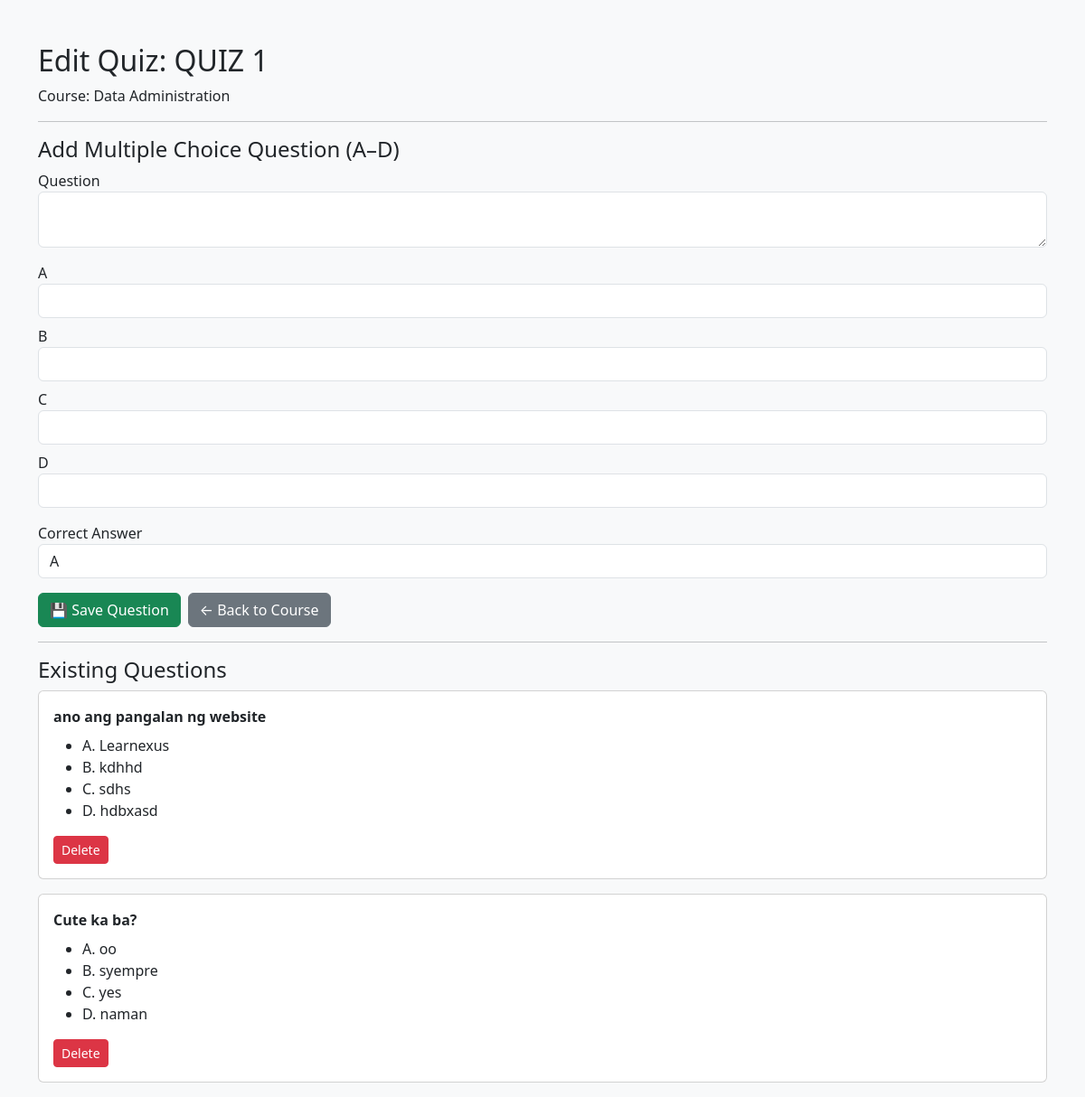
Page /teacher/edit_quiz.php?id=1 (signed in) on the earlier database version.
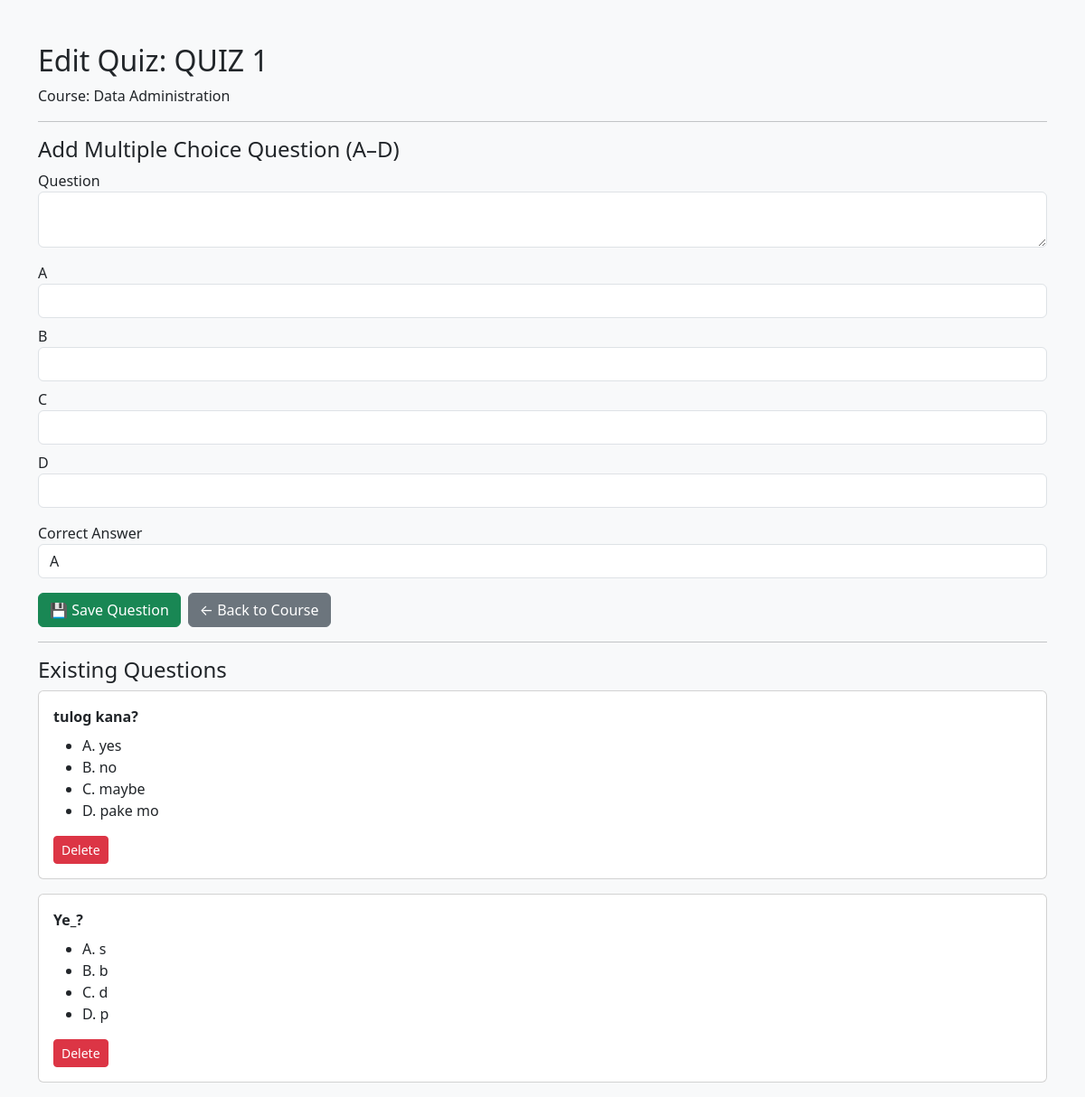
Same page on the later database version.
### tables this page shows
CREATE TABLE `quizzes` (
  `quizID` int(11) NOT NULL,
  `courseID` int(11) NOT NULL,
  `title` varchar(255) NOT NULL,
  `description` text DEFAULT NULL,
  `allowRetake` tinyint(1) DEFAULT 1,
  `passingScore` int(11) DEFAULT 70,
  `timeLimitMinutes` int(11) DEFAULT NULL,
  `createdAt` timestamp NOT NULL DEFAULT current_timestamp()
);

CREATE TABLE `courses` (
  `courseID` int(11) NOT NULL,
  `teacherID` int(11) NOT NULL,
  `title` varchar(255) NOT NULL,
  `description` text DEFAULT NULL,
  `price` decimal(10,2) DEFAULT 0.00,
  `category` varchar(100) DEFAULT NULL,
  `status` enum('draft','published','archived') DEFAULT 'draft',
  `passingScore` int(11) DEFAULT 70,
  `createdAt` timestamp NOT NULL DEFAULT current_timestamp()
);

CREATE TABLE `quiz_questions` (
  `questionID` int(11) NOT NULL,
  `quizID` int(11) NOT NULL,
  `question` text NOT NULL,
  `option1` varchar(255) NOT NULL,
  `option2` varchar(255) NOT NULL,
  `option3` varchar(255) NOT NULL,
  `option4` varchar(255) NOT NULL,
  `correct_option` tinyint(4) NOT NULL,
  `createdAt` timestamp NOT NULL DEFAULT current_timestamp()
);

### teacher/edit_quiz.php (the view, shortened to what this page needs)
<?php
require_once '../database/db_connect.php';
$teacherID = $_SESSION['user_id'];
$quizID = $_GET['id'] ?? 0;
$stmt = $conn->prepare("
    SELECT q.*, c.title AS courseTitle, c.courseID
    FROM quizzes q
    JOIN courses c ON q.courseID = c.courseID
    WHERE q.quizID = ? AND c.teacherID = ?
");
$stmt->execute([$quizID, $teacherID]);
$quiz = $stmt->fetch(PDO::FETCH_ASSOC);
$stmt = $conn->prepare("SELECT * FROM quiz_questions WHERE quizID = ? ORDER BY questionID ASC");
$stmt->execute([$quizID]);
$questions = $stmt->fetchAll(PDO::FETCH_ASSOC);
?>
<!DOCTYPE html>
<html>
<head>
    <link href="https://cdn.jsdelivr.net/npm/bootstrap@5.3.3/dist/css/bootstrap.min.css" rel="stylesheet">
</head>
<body class="bg-light">
<div class="container mt-5">
    <h2>Edit Quiz: <?= htmlspecialchars($quiz['title']) ?></h2>
    <p>Course: <?= htmlspecialchars($quiz['courseTitle']) ?></p>
    <hr>
    <h4>Add Multiple Choice Question (A–D)</h4>
    <form method="POST">
        <div class="mb-3">
            <label>Question</label>
            <textarea name="question_text" class="form-control" required></textarea>
        </div>
        <div class="mb-2">
            <label>A</label>
            <input type="text" name="optionA" class="form-control" required>
        </div>
        <div class="mb-2">
            <label>B</label>
            <input type="text" name="optionB" class="form-control" required>
        </div>
        <div class="mb-2">
            <label>C</label>
            <input type="text" name="optionC" class="form-control" required>
        </div>
        <div class="mb-3">
            <label>D</label>
            <input type="text" name="optionD" class="form-control" required>
        </div>
        <div class="mb-3">
            <label>Correct Answer</label>
            <select name="correct_option" class="form-control" required>
                <option value="A">A</option>
            </select>
        </div>
        <div class="d-flex gap-2">
            <button type="submit" name="add_question" class="btn btn-success">
                💾 Save Question
            </button>
            <a href="edit_course.php?id=<?= $quiz['courseID'] ?>" class="btn btn-secondary">
                ← Back to Course
            </a>
        </div>
    </form>
    <hr>
    <h4>Existing Questions</h4>
    <?php if ($questions): ?>
        <?php foreach ($questions as $q): ?>
            <div class="card mb-3">
                <div class="card-body">
                    <strong><?= htmlspecialchars($q['question']) ?></strong>
                    <ul class="mt-2">
                        <li class="<?= $q['correct_option']=='A'?'fw-bold text-success':'' ?>">A. <?= htmlspecialchars($q['option1']) ?></li>
                        <li class="<?= $q['correct_option']=='B'?'fw-bold text-success':'' ?>">B. <?= htmlspecialchars($q['option2']) ?></li>
                        <li class="<?= $q['correct_option']=='C'?'fw-bold text-success':'' ?>">C. <?= htmlspecialchars($q['option3']) ?></li>
                        <li class="<?= $q['correct_option']=='D'?'fw-bold text-success':'' ?>">D. <?= htmlspecialchars($q['option4']) ?></li>
                    </ul>
                    <form method="POST" onsubmit="return confirm('Delete this question?');">
                        <button name="delete_question" class="btn btn-danger btn-sm">Delete</button>
                    </form>
                </div>
            </div>
        <?php endforeach; ?>
    <?php else: ?>
        <p>No questions added yet.</p>
    <?php endif; ?>
</div>
</body>
</html>

Differences in the rows shown:
removed quiz_questions: question "ano ang pangalan ng website", option1 "Learnexus", option2 "kdhhd", option3 "sdhs", option4 "hdbxasd"
removed quiz_questions: question "Cute ka ba?", option1 "oo", option2 "syempre", option3 "yes", option4 "naman"
added quiz_questions: question "tulog kana?", option1 "yes", option2 "no", option3 "maybe", option4 "pake mo"
added quiz_questions: question "Ye_?", option1 "s", option2 "b", option3 "d", option4 "p"
